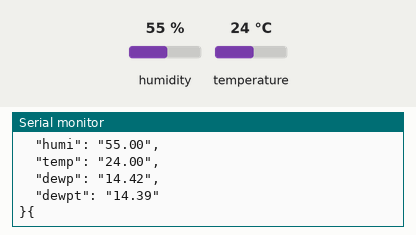
The sketch below on a simulated ESP8266 (NodeMCU). On the bench: the last lines printed to the serial monitor. Inputs (shaded band) come from the test bench; at power-on: humidity 55 %, temperature 24 °C. WiFi joins after 1.5 s; servers stay silent unless stated; no MQTT or app messages arrive unless stated.

Above: at 2.7 s.
2.8 s: humidity set to 22 %
At 3.4 s:
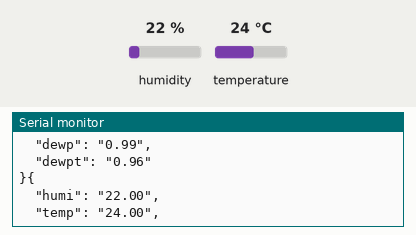
5.8 s: temperature set to 12 °C
At 6.7 s:
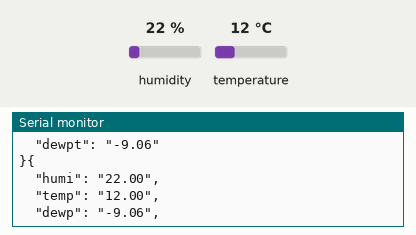
7.3 s: humidity set to 40 %
At 8.4 s:
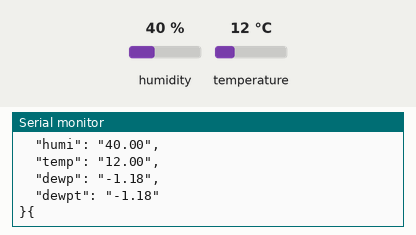
13.3 s: temperature set to 19 °C
At 13.8 s:
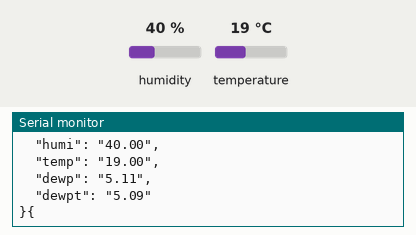
16.3 s: humidity set to 68 %
At 16.8 s:
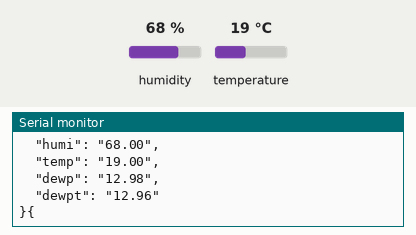
Timing chart, 0 to 19.3 s (numbered marks = the images above; inputs shaded):
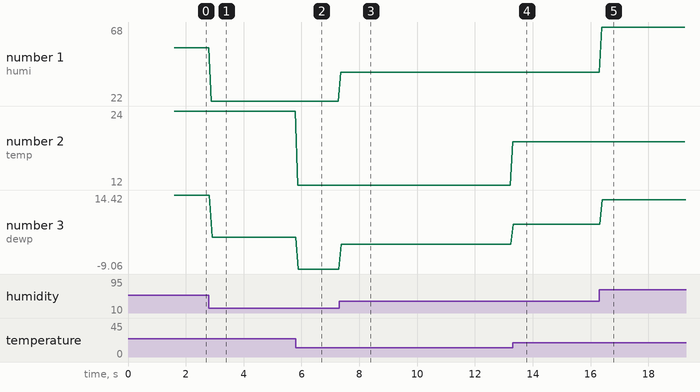

The sketch:

DHT11-mqtt.ino
```cpp
#include <ESP8266WiFi.h>
#include <PubSubClient.h>
#include <string.h>
#include <dht11.h>
#include <ArduinoJson.h>
#define MQTT_VERSION MQTT_VERSION_3_1_1
const char* WIFI_SSID = "Li-511";
const char* WIFI_PASSWORD = "googleiot";
const PROGMEM char* MQTT_CLIENT_ID = "dht11";
const PROGMEM char* MQTT_SERVER_IP = "123.206.127.199";
const PROGMEM uint16_t MQTT_SERVER_PORT = 1883;
const PROGMEM char* MQTT_USER = "admin";
const PROGMEM char* MQTT_PASSWORD = "password";

WiFiClient wifiClient;
PubSubClient client(wifiClient);
dht11 DHT11;
#define DHT11PIN D1
// 收到信息后会调用
void callback(char* p_topic, byte* p_payload, unsigned int p_length) {
  // concat the payload into a string
  String payload;
  for (uint8_t i = 0; i < p_length; i++) {
    payload.concat((char)p_payload[i]);
  }

  // handle message topic

}

void reconnect() {
  // Loop until we're reconnected
  while (!client.connected()) {
    Serial.print("INFO: Attempting MQTT connection...");
    // Attempt to connect
    if (client.connect(MQTT_CLIENT_ID, MQTT_USER, MQTT_PASSWORD)) {
      Serial.println("INFO: connected");
      // Once connected, publish an announcement...

    } else {
      Serial.print("ERROR: failed, rc=");
      Serial.print(client.state());
      Serial.println("DEBUG: try again in 5 seconds");
      // Wait 5 seconds before retrying
      delay(5000);
    }
  }
}
void publishData(float humi, float temp, float dewp, float dewpt) {
  // create a JSON object
  // doc : https://github.com/bblanchon/ArduinoJson/wiki/API%20Reference
  StaticJsonBuffer<200> jsonBuffer;
  JsonObject& root = jsonBuffer.createObject();
  // INFO: the data must be converted into a string; a problem occurs when using floats...
  root["humi"] = (String)humi;
  root["temp"] = (String)temp;
  root["dewp"] = (String)dewp;
  root["dewpt"] = (String)dewpt;
  root.prettyPrintTo(Serial);
  /*
     {
        "temperature": "23.20" ,
        "humidity": "43.70"
     }
  */
  char data[200];
  root.printTo(data, root.measureLength() + 1);
  client.publish("DHT11", data, true);
}
void setup() {
  Serial.begin(9600);
  // init the WiFi connection
  Serial.println();
  Serial.println();
  Serial.print("INFO: Connecting to ");
  WiFi.mode(WIFI_STA);
  Serial.println(WIFI_SSID);
  WiFi.begin(WIFI_SSID, WIFI_PASSWORD);

  while (WiFi.status() != WL_CONNECTED) {
    delay(500);
    Serial.print(".");
  }

  Serial.println("");
  Serial.println("INFO: WiFi connected");
  Serial.print("INFO: IP address: ");
  Serial.println(WiFi.localIP());

  // init the MQTT connection
  client.setServer(MQTT_SERVER_IP, MQTT_SERVER_PORT);
  client.setCallback(callback);
}

double Fahrenheit(double celsius) {
        return 1.8 * celsius + 32;
}    //摄氏温度度转化为华氏温度
double Kelvin(double celsius){
        return celsius + 273.15;
}     //摄氏温度转化为开氏温度
double dewPoint(double celsius, double humidity){
        double A0= 373.15/(273.15 + celsius);
        double SUM = -7.90298 * (A0-1);
        SUM += 5.02808 * log10(A0);
        SUM += -1.3816e-7 * (pow(10, (11.344*(1-1/A0)))-1) ;
        SUM += 8.1328e-3 * (pow(10,(-3.49149*(A0-1)))-1) ;
        SUM += log10(1013.246);
        double VP = pow(10, SUM-3) * humidity;
        double T = log(VP/0.61078);   // temp var
        return (241.88 * T) / (17.558-T);
}
double dewPointFast(double celsius, double humidity){
        double a = 17.271;
        double b = 237.7;
        double temp = (a * celsius) / (b + celsius) + log(humidity/100);
        double Td = (b * temp) / (a - temp);
        return Td;
}
void loop() {
  if (!client.connected()) {
    reconnect();
  }
  int chk = DHT11.read(DHT11PIN);
  publishData((float)DHT11.humidity,(float)DHT11.temperature,dewPoint(DHT11.temperature, DHT11.humidity),dewPointFast(DHT11.temperature, DHT11.humidity));

  client.loop();
}
```

Measured:
- after the input at 2.8 s, the serial monitor: prints a new line after 0.08 s (image 1)
- after the input at 5.8 s, the serial monitor: prints a new line after 0.07 s (image 2)
- after the input at 7.3 s, the serial monitor: prints a new line after 0.06 s (image 3)
- after the input at 13.3 s, the serial monitor: prints a new line at once (image 4)
- after the input at 16.3 s, the serial monitor: prints a new line after 0.08 s (image 5)
- plotted number 1: 55 → 22 after the input at 2.8 s, 22 → 40 after the input at 7.3 s, 40 → 68 after the input at 16.3 s
- plotted number 2: 24 → 12 after the input at 5.8 s, 12 → 19 after the input at 13.3 s
- plotted number 3: 14.42 → 0.99 after the input at 2.8 s, 0.99 → -9.06 after the input at 5.8 s, -9.06 → -1.18 after the input at 7.3 s, -1.18 → 5.11 after the input at 13.3 s, 5.11 → 12.98 after the input at 16.3 s
